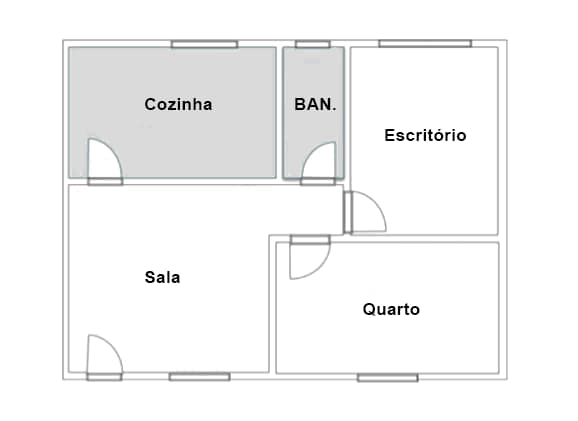
#> input picture src/app/images/image-7.jpeg, 578 x 421 px
$ python -i segmentation.py   (imports and definitions only)
#> lines starting #> are read from the running program, lines starting #| are printed output that depends on the picture; after the words box and inside, x2 and y2 are one past the last pixel; in counts of white or black regions, pixels touching at a corner belong together
#> further down, picture is the input picture: shape (421, 578, 3); mean B, G, R 244.7, 244.8, 244.6
import cv2
import numpy as np
import matplotlib.pyplot as plt

def segmentation_pipeline(imagem):
    """
    This function aims to segment walls and windows from a given architectural plan.
    Input: Image (architectural plan)
    Output: (Binary mask of walls, Binary mask of walls)
    """
    gray = cv2.cvtColor(imagem, cv2.COLOR_BGR2GRAY)

    clahe = cv2.createCLAHE(clipLimit=2.0, tileGridSize=(8,8))
    gray = clahe.apply(gray)

    blur = cv2.GaussianBlur(gray, (5,5), 0)
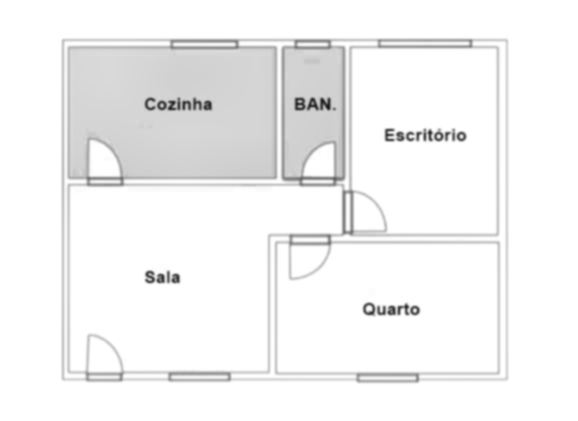
#> blur: shape (421, 578); min 23, max 255, mean 243.1

    pixel_values = blur.reshape((-1, 1))
    pixel_values = np.float32(pixel_values)

    criteria = (cv2.TERM_CRITERIA_EPS + cv2.TERM_CRITERIA_MAX_ITER, 100, 0.2)
    k = 3
    _, labels, centers = cv2.kmeans(pixel_values, k, None, criteria, 10, cv2.KMEANS_RANDOM_CENTERS)
#> centers = [210.3, 254.9, 142.5]

    centers = np.uint8(centers.flatten())
#> centers = [210, 254, 142]
    labels = labels.flatten()

    segmented_img = centers[labels]
    segmented_img = segmented_img.reshape(blur.shape)

    sorted_centers = np.sort(centers)
#> sorted_centers = [142, 210, 254]

    wall_mask = np.zeros_like(gray)
    window_mask = np.zeros_like(gray)

    for i, center in enumerate(centers):
        mask = np.where(labels == i, 255, 0).astype(np.uint8).reshape(gray.shape)

        if center == sorted_centers[-1]:
            wall_mask = cv2.bitwise_or(wall_mask, mask)
        elif center == sorted_centers[-2]:
            window_mask = cv2.bitwise_or(window_mask, mask)
#> this loop made 3 passes
#> center on passes 1 to 3: 210, 254, 142
#> pass 1, in segmentation_pipeline, `mask = np.where(labels == i, 255, 0).astype(np.uint8).reshape(gray.sha..`:
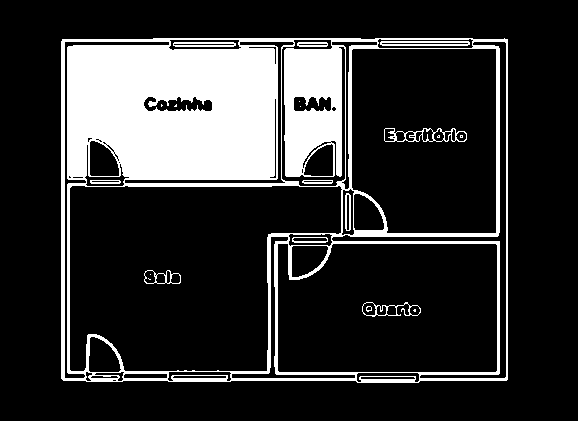
#> mask: shape (421, 578); 19.5% white; 21 white regions (10 under 20 px), largest, box (x1, y1, x2, y2) and area: (61, 38, 508, 383) 45558, (384, 128, 467, 142) 377, (380, 41, 470, 46) 358
#> pass 2, in segmentation_pipeline, `mask = np.where(labels == i, 255, 0).astype(np.uint8).reshape(gray.sha..`:
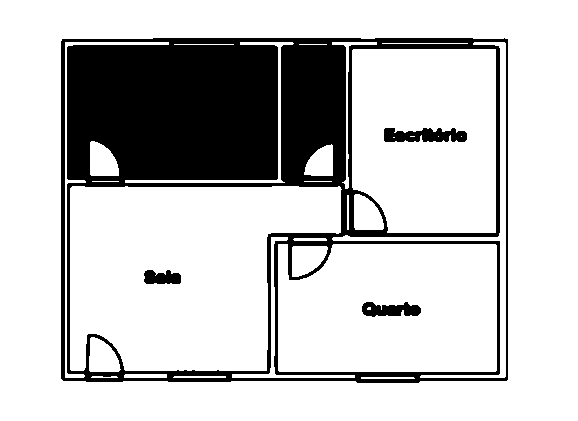
#> mask: shape (421, 578); 78.1% white; 4 black regions, box (x1, y1, x2, y2) and area: (61, 38, 508, 383) 51223, (384, 128, 467, 142) 905, (362, 302, 421, 317) 624, (144, 270, 181, 284) 419
#> pass 3, in segmentation_pipeline, `mask = np.where(labels == i, 255, 0).astype(np.uint8).reshape(gray.sha..`:
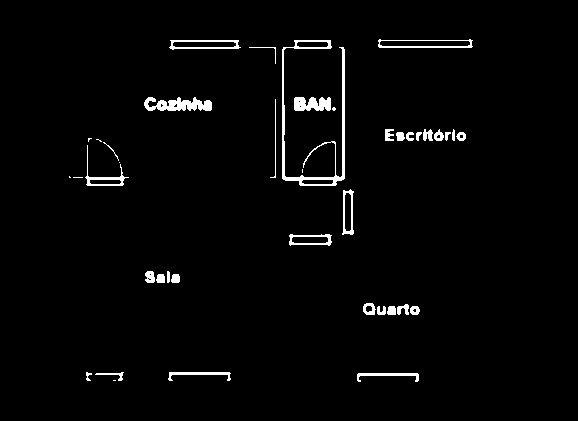
#> mask: shape (421, 578); 2.3% white; 41 white regions (8 under 20 px), largest, box (x1, y1, x2, y2) and area: (282, 40, 345, 186) 1337, (144, 97, 212, 111) 624, (294, 97, 331, 111) 422

    kernel = np.ones((3,3), np.uint8)
#> kernel = [[1, 1, 1], [1, 1, 1], [1, 1, 1]]
    wall_mask = cv2.morphologyEx(wall_mask, cv2.MORPH_CLOSE, kernel, iterations=2)
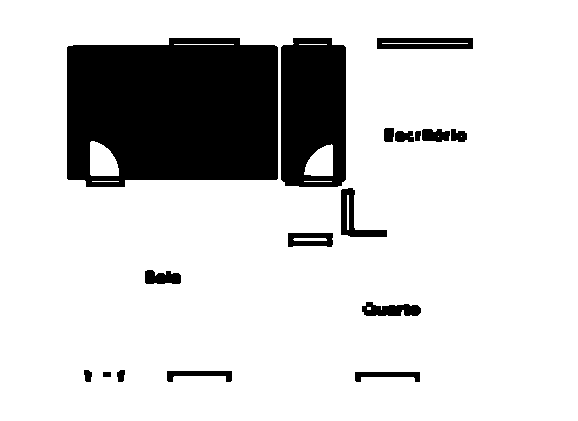
#> wall_mask: shape (421, 578); 82.7% white; 17 black regions, largest, box (x1, y1, x2, y2) and area: (67, 38, 278, 187) 28360, (281, 38, 346, 187) 8685, (377, 38, 473, 49) 970
    window_mask = cv2.morphologyEx(window_mask, cv2.MORPH_OPEN, kernel, iterations=2)
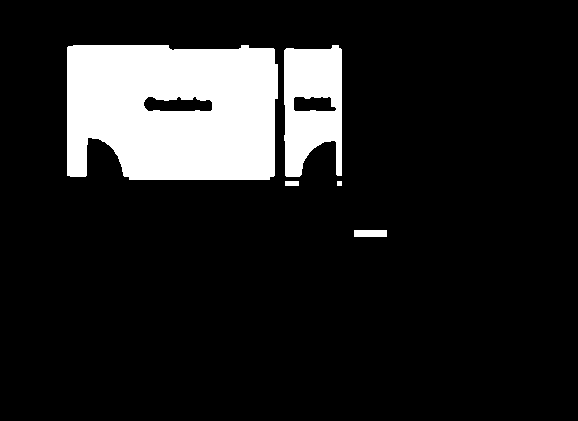
#> window_mask: shape (421, 578); 13.1% white; 5 white regions, box (x1, y1, x2, y2) and area: (67, 45, 278, 180) 25758, (284, 45, 342, 177) 5895, (354, 230, 387, 237) 231, (285, 181, 299, 186) 70, (337, 181, 342, 186) 25

    return wall_mask, window_mask, segmented_img

>>> import cv2
>>> picture = cv2.imread('../images/image-7.jpeg')
>>> result = segmentation_pipeline(picture)

$ run again, on src/app/images/image-8.jpeg
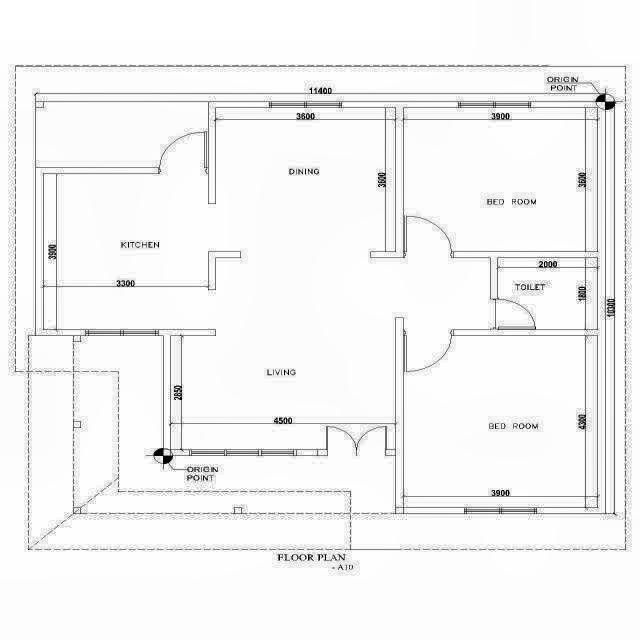
#> input picture src/app/images/image-8.jpeg, 640 x 640 px
#> picture is the input picture: shape (640, 640, 3); min 0, max 255, mean 245
#> in segmentation_pipeline, `_, labels, centers = cv2.kmeans(pixel_values, k, None, criteria, 10, c..`: centers = [148.5, 248.6, 202.9]
#> in segmentation_pipeline, `centers = np.uint8(centers.flatten())`: centers = [148, 248, 202]
#> sorted_centers = [148, 202, 248]
#> the loop in segmentation_pipeline, `for i, center in enumerate(centers):` made 3 passes
#> center on passes 1 to 3: 148, 248, 202
#> pass 1, in segmentation_pipeline, `mask = np.where(labels == i, 255, 0).astype(np.uint8).reshape(gray.sha..`:
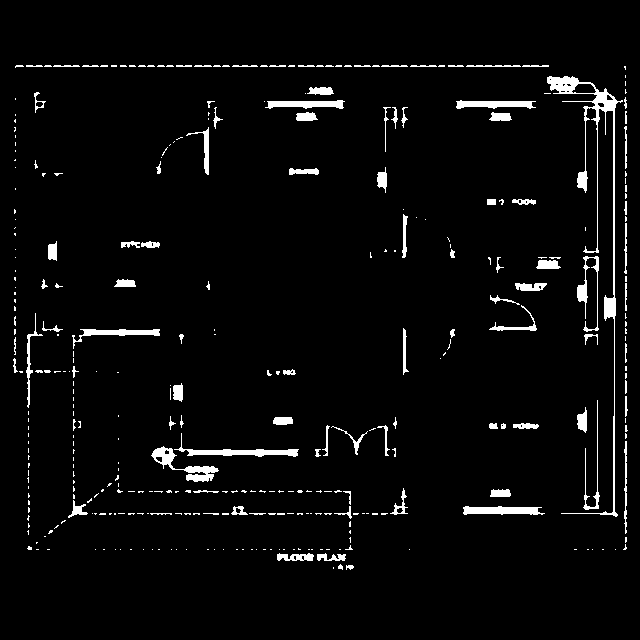
#> mask: shape (640, 640); 3.7% white; 350 white regions (252 under 20 px), largest, box (x1, y1, x2, y2) and area: (547, 76, 623, 517) 2395, (151, 446, 219, 482) 691, (174, 433, 299, 457) 664
#> wall_mask: shape (640, 640); 87.2% white; 89 black regions, largest, box (x1, y1, x2, y2) and area: (543, 72, 632, 552) 13620, (8, 87, 546, 552) 13616, (145, 328, 304, 472) 2906
#> in segmentation_pipeline, `window_mask = cv2.morphologyEx(window_mask, cv2.MORPH_OPEN, kernel, it..`:
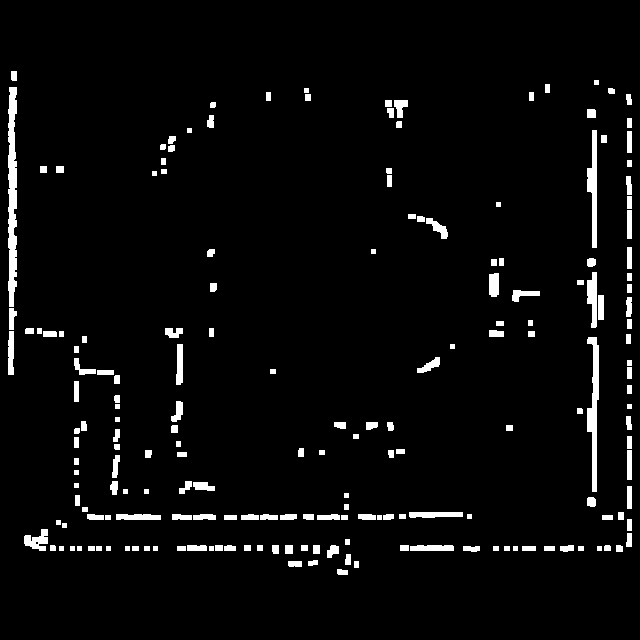
#> window_mask: shape (640, 640); 3.9% white; 192 white regions, largest, box (x1, y1, x2, y2) and area: (8, 87, 17, 307) 1600, (587, 337, 599, 492) 996, (587, 130, 597, 248) 709

$ run again, on src/app/images/image-3.png
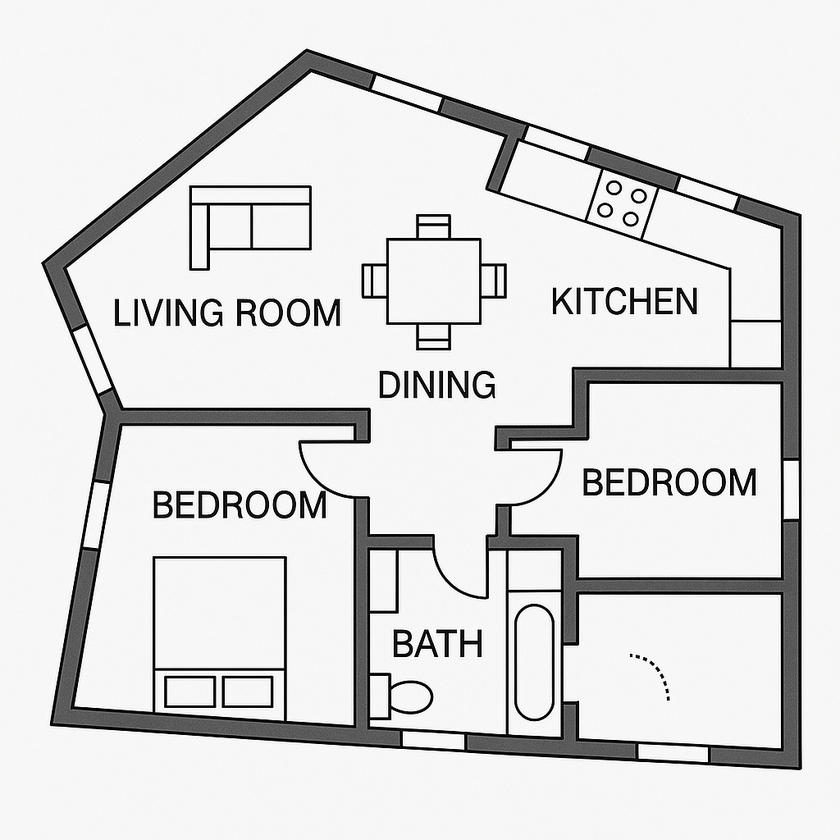
#> input picture src/app/images/image-3.png, 840 x 840 px, shrunk from 1024 x 1024 before the run
#> picture is the input picture: shape (840, 840, 3); mean B, G, R 221.1, 221.1, 221.1
#> in segmentation_pipeline, `_, labels, centers = cv2.kmeans(pixel_values, k, None, criteria, 10, c..`: centers = [162, 239.2, 76.45]
#> in segmentation_pipeline, `centers = np.uint8(centers.flatten())`: centers = [162, 239, 76]
#> sorted_centers = [76, 162, 239]
#> the loop in segmentation_pipeline, `for i, center in enumerate(centers):` made 3 passes
#> center on passes 1 to 3: 162, 239, 76
#> pass 1, in segmentation_pipeline, `mask = np.where(labels == i, 255, 0).astype(np.uint8).reshape(gray.sha..`:
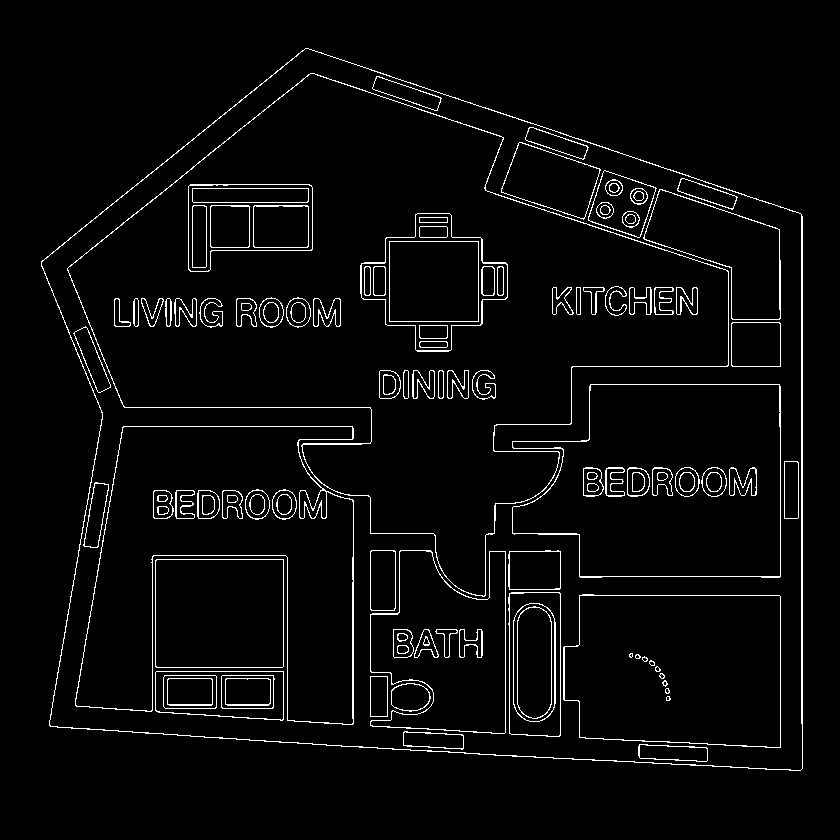
#> mask: shape (840, 840); 3.7% white in thin lines or dots, all inside (x1, y1, x2, y2) = (41, 48, 803, 771)
#> in segmentation_pipeline, `wall_mask = cv2.morphologyEx(wall_mask, cv2.MORPH_CLOSE, kernel, itera..`:
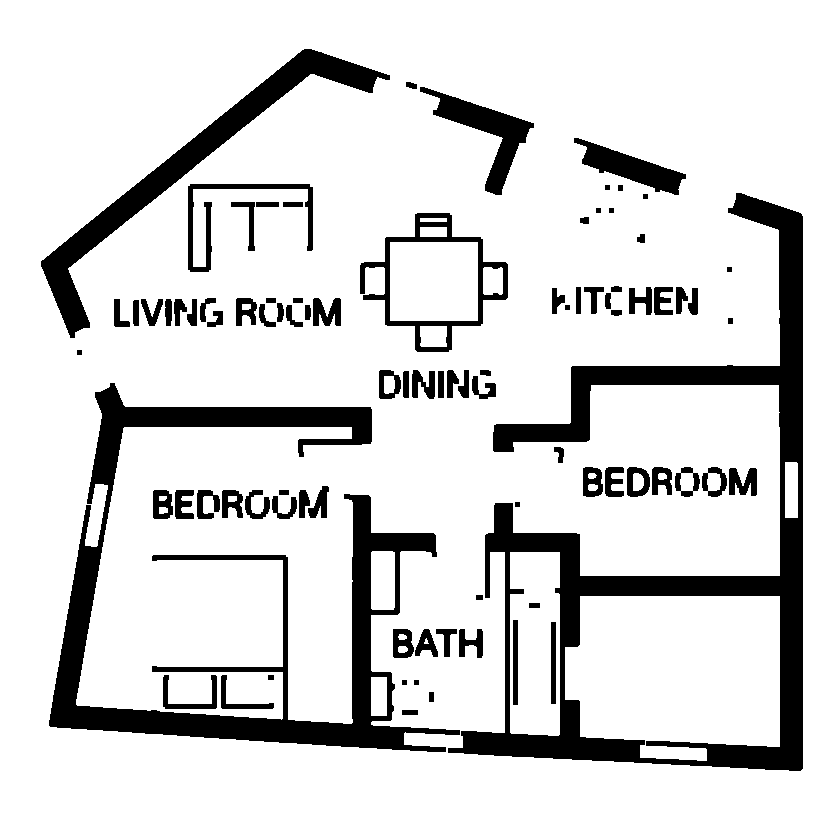
#> wall_mask: shape (840, 840); 85% white; 89 black regions, largest, box (x1, y1, x2, y2) and area: (448, 193, 803, 771) 37020, (49, 383, 460, 752) 29518, (41, 49, 390, 338) 10879
#> window_mask: shape (840, 840); every value is 0
